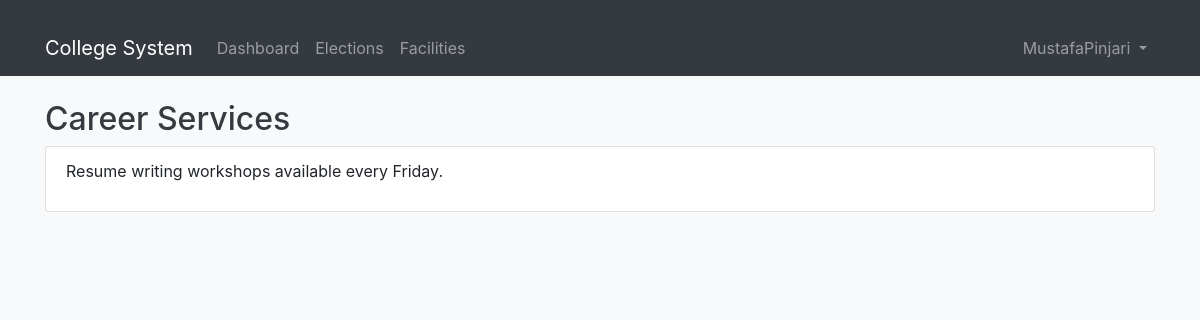
/facilities/career-services/ (signed in), run on the app's committed database.
### accounts/models.py (models this page shows, shortened)
class User(AbstractUser):
    ROLES = (
        ('student', 'Student'),
        ('faculty', 'Faculty'),
        ('admin', 'Administrator'),
        ('staff', 'Staff')  # Added staff role
    )
    DEPARTMENTS = (
        ('cs', 'Computer Science'),
        ('it', 'Information Technology'),
        ('ec', 'Electronics & Communication'),
        ('me', 'Mechanical Engineering'),
        ('ce', 'Civil Engineering'),
        ('admin', 'Administration')
    )
    role = models.CharField(max_length=20, choices=ROLES)
    department = models.CharField(max_length=100, choices=DEPARTMENTS)
    student_id = models.CharField(max_length=20, blank=True, null=True)
    phone = models.CharField(max_length=15)
    profile_picture = models.ImageField(upload_to='profile_pics/', blank=True, null=True)
    bio = models.TextField(max_length=500, blank=True)
    date_of_birth = models.DateField(null=True, blank=True)
    address = models.TextField(blank=True)
    emergency_contact = models.CharField(max_length=15, blank=True)
    linkedin_profile = models.URLField(max_length=200, blank=True)
    github_profile = models.URLField(max_length=200, blank=True)
    groups = models.ManyToManyField(
        'auth.Group',
        related_name='custom_user_set',
        blank=True,
        help_text='The groups this user belongs to.',
        verbose_name='groups',
    )
    user_permissions = models.ManyToManyField(
        'auth.Permission',
        related_name='custom_user_set',
        blank=True,
        help_text='Specific permissions for this user.',
        verbose_name='user permissions',
    )
    health_requests = models.TextField(blank=True)  # Field to store health requests
    leave_requests = models.TextField(blank=True)    # Field to store leave requests
    class Meta:
        permissions = [
            ("can_view_dashboard", "Can view dashboard"),
            ("can_manage_elections", "Can manage elections"),
            ("can_manage_facilities", "Can manage facilities"),
            ("can_handle_complaints", "Can handle complaints"),
        ]

### facilities/models.py (models this page shows, shortened)
class CareerService(models.Model):
    description = models.TextField()

### facilities/views.py (the view)
# urls.py: path('career-services/', views.career_services, name='career_services'),
@login_required
def career_services(request):
    services = CareerService.objects.all()
    return render(request, 'facilities/career_services.html', {'services': services})

### facilities/templates/facilities/career_services.html (shortened to what this page needs)
{% extends 'base.html' %}
{% block content %}
<h2>Career Services</h2>
<div class="list-group">
    {% for service in services %}
    <div class="list-group-item">
        <p>{{ service.description }}</p>
    </div>
    {% empty %}
    <div class="list-group-item">
        <p>No career services available.</p>
    </div>
    {% endfor %}
</div>
{% endblock %}

### templates/base.html (shortened to what this page needs)
{% load static %}
<!DOCTYPE html>
<html lang="en">
<head>
    <link href="https://cdn.jsdelivr.net/npm/bootstrap@5.1.3/dist/css/bootstrap.min.css" rel="stylesheet">
    <link href="https://stackpath.bootstrapcdn.com/bootstrap/4.5.2/css/bootstrap.min.css" rel="stylesheet">
    <link rel="stylesheet" href="{% static 'css/styles.css' %}">
    <link rel="stylesheet" href="https://cdnjs.cloudflare.com/ajax/libs/font-awesome/6.0.0-beta3/css/all.min.css">
    <link rel="stylesheet" href="https://cdnjs.cloudflare.com/ajax/libs/sweetalert/1.1.3/sweetalert.min.css">
</head>
<body>
    <nav class="navbar navbar-expand-lg navbar-dark bg-dark">
        <div class="container">
            <a class="navbar-brand" href="{% url 'accounts:dashboard' %}">College System</a>
            <div class="collapse navbar-collapse" id="navbarNav">
                {% if user.is_authenticated %}
                    <ul class="navbar-nav me-auto">
                        <li class="nav-item">
                            <a class="nav-link" href="{% url 'accounts:dashboard' %}">Dashboard</a>
                        </li>
                        <li class="nav-item">
                            <a class="nav-link" href="{% url 'elections:list' %}">Elections</a>
                        </li>
                        <li class="nav-item">
                            <a class="nav-link" href="{% url 'facilities:facility_list' %}">Facilities</a>
                        </li>
                    </ul>
                    <ul class="navbar-nav">
                        <li class="nav-item dropdown">
                            <a class="nav-link dropdown-toggle" href="#" id="navbarDropdown" role="button" data-bs-toggle="dropdown">
                                {{ user.get_full_name|default:user.username }}
                            </a>
                        </li>
                    </ul>
                {% endif %}
            </div>
        </div>
    </nav>
    <div class="container mt-4">
        {% block content %}{% endblock %}
    </div>
</body>
</html>

### static/css/styles.css (style rules this page uses)
body { background-color: #f8f9fa; }
h2, h3 { color: #343a40; }
.container { margin-top: 20px; }

### data on the page
User: get_full_name "MustafaPinjari"
CareerService: description "Resume writing workshops available every Friday."
